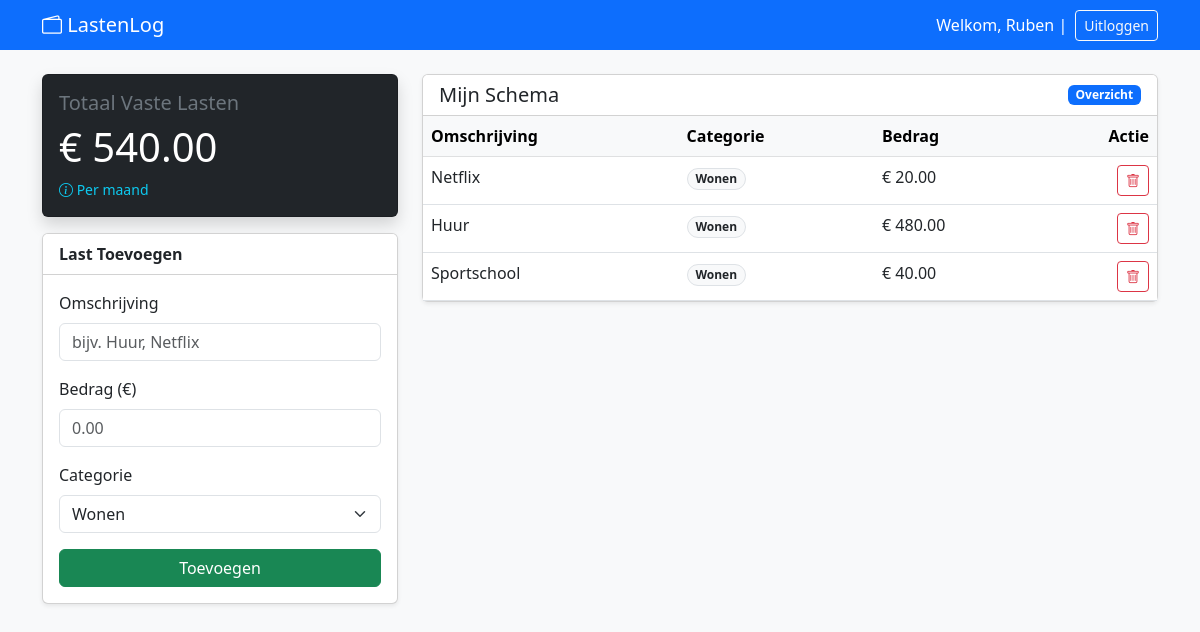
Screenshot of / (signed in) with the database file from the repository.
### app.py (models this page shows, shortened)
class User(db.Model):
    id = db.Column(db.Integer, primary_key=True)
    first_name = db.Column(db.String(100), nullable=False)
    last_name = db.Column(db.String(100), nullable=False)
    email = db.Column(db.String(120), unique=True, nullable=False)
    password = db.Column(db.String(100), nullable=False)
    lasten = db.relationship('Expense', backref='gebruiker', lazy=True)

class Expense(db.Model):
    id = db.Column(db.Integer, primary_key=True)
    omschrijving = db.Column(db.String(100), nullable=False)
    bedrag = db.Column(db.Float, nullable=False)
    categorie = db.Column(db.String(50), nullable=False)
    user_id = db.Column(db.Integer, db.ForeignKey('user.id'), nullable=False)

### app.py (the view)
@app.route('/')
def home():
    if session.get('logged_in') == True:
        user = User.query.filter_by(id=session['user_id']).first()
        mijn_lasten = user.lasten
        totaal = sum(l.bedrag for l in mijn_lasten)
        return render_template('back/home.html', data=user, lasten=mijn_lasten, totaal=totaal)
    else:
        return render_template('homepagina.html')

### templates/back/home.html (shortened to what this page needs)
<!DOCTYPE html>
<html lang="nl">
<head>
    <link href="https://cdn.jsdelivr.net/npm/bootstrap@5.3.0/dist/css/bootstrap.min.css" rel="stylesheet">
    <link rel="stylesheet" href="https://cdn.jsdelivr.net/npm/bootstrap-icons@1.10.0/font/bootstrap-icons.css">
</head>
<body class="bg-light">
    <nav class="navbar navbar-dark bg-primary mb-4">
        <div class="container">
            <span class="navbar-brand mb-0 h1"><i class="bi bi-wallet2"></i> LastenLog</span>
            <div class="d-flex text-white align-items-center">
                Welkom, {{ data.first_name }} |
                <a href="/logout" class="btn btn-sm btn-outline-light ms-2">Uitloggen</a>
            </div>
        </div>
    </nav>
    <div class="container">
        <div class="row">
            <div class="col-md-4">
                <div class="card text-white bg-dark mb-3 shadow">
                    <div class="card-body">
                        <h5 class="card-title text-secondary">Totaal Vaste Lasten</h5>
                        <h2 class="display-6">€ {{ "%.2f"|format(totaal) }}</h2>
                        <p class="card-text small text-info"><i class="bi bi-info-circle"></i> Per maand</p>
                    </div>
                </div>
                <div class="card shadow-sm">
                    <div class="card-header bg-white fw-bold">Last Toevoegen</div>
                    <div class="card-body">
                        <form action="/add_expense" method="POST">
                            <div class="mb-3">
                                <label class="form-label">Omschrijving</label>
                                <input type="text" name="omschrijving" class="form-control" placeholder="bijv. Huur, Netflix" required>
                            </div>
                            <div class="mb-3">
                                <label class="form-label">Bedrag (€)</label>
                                <input type="number" step="0.01" name="bedrag" class="form-control" placeholder="0.00" required>
                            </div>
                            <div class="mb-3">
                                <label class="form-label">Categorie</label>
                                <select name="categorie" class="form-select">
                                    <option value="Wonen">Wonen</option>
                                </select>
                            </div>
                            <button type="submit" class="btn btn-success w-100">Toevoegen</button>
                        </form>
                    </div>
                </div>
            </div>
            <div class="col-md-8">
                <div class="card shadow-sm">
                    <div class="card-header bg-white d-flex justify-content-between align-items-center">
                        <h5 class="mb-0">Mijn Schema</h5>
                        <span class="badge bg-primary">Overzicht</span>
                    </div>
                    <div class="table-responsive">
                        <table class="table table-hover mb-0">
                            <thead class="table-light">
                                <tr>
                                    <th>Omschrijving</th>
                                    <th>Categorie</th>
                                    <th>Bedrag</th>
                                    <th class="text-end">Actie</th>
                                </tr>
                            </thead>
                            <tbody>
                                {% for last in lasten %}
                                <tr>
                                    <td>{{ last.omschrijving }}</td>
                                    <td><span class="badge rounded-pill bg-light text-dark border">{{ last.categorie }}</span></td>
                                    <td>€ {{ "%.2f"|format(last.bedrag) }}</td>
                                    <td class="text-end">
                                        <a href="/delete/{{ last.id }}" class="btn btn-sm btn-outline-danger">
                                            <i class="bi bi-trash"></i>
                                        </a>
                                    </td>
                                </tr>
                                {% else %}
                                <tr>
                                    <td colspan="4" class="text-center text-muted py-4">Nog geen vaste lasten toegevoegd.</td>
                                </tr>
                                {% endfor %}
                            </tbody>
                        </table>
                    </div>
                </div>
            </div>
        </div>
    </div>
</body>
</html>

### rows the page displays
User: first_name "Ruben"
Expense: omschrijving "Netflix", categorie "Wonen", bedrag "20.00"
Expense: omschrijving "Huur", categorie "Wonen", bedrag "480.00"
Expense: omschrijving "Sportschool", categorie "Wonen", bedrag "40.00"

### other values shown
{{ "%.2f"|format(totaal) }} "540.00"
